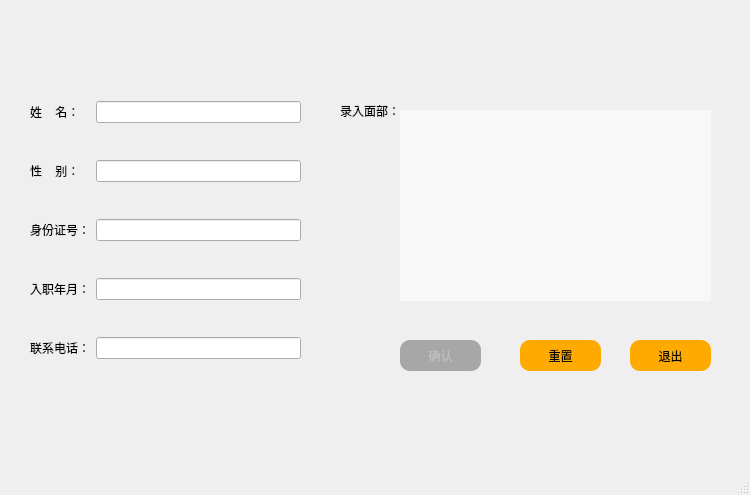
<?xml version="1.0" encoding="UTF-8"?>
<ui version="4.0">
 <class>MainWindow</class>
 <widget class="QMainWindow" name="MainWindow">
  <property name="enabled">
   <bool>true</bool>
  </property>
  <property name="geometry">
   <rect>
    <x>0</x>
    <y>0</y>
    <width>750</width>
    <height>495</height>
   </rect>
  </property>
  <property name="minimumSize">
   <size>
    <width>750</width>
    <height>495</height>
   </size>
  </property>
  <property name="maximumSize">
   <size>
    <width>750</width>
    <height>495</height>
   </size>
  </property>
  <property name="windowTitle">
   <string>MainWindow</string>
  </property>
  <property name="styleSheet">
   <string notr="true">
QWidget#centralwidget{
     border-image: url(:/register/images/regisder_background.jpg);

}</string>
  </property>
  <widget class="QWidget" name="centralwidget">
   <property name="minimumSize">
    <size>
     <width>750</width>
     <height>495</height>
    </size>
   </property>
   <property name="maximumSize">
    <size>
     <width>750</width>
     <height>495</height>
    </size>
   </property>
   <widget class="QLabel" name="lrlb">
    <property name="geometry">
     <rect>
      <x>340</x>
      <y>100</y>
      <width>71</width>
      <height>21</height>
     </rect>
    </property>
    <property name="text">
     <string>录入面部：</string>
    </property>
   </widget>
   <widget class="QPushButton" name="qr">
    <property name="enabled">
     <bool>false</bool>
    </property>
    <property name="geometry">
     <rect>
      <x>400</x>
      <y>340</y>
      <width>81</width>
      <height>31</height>
     </rect>
    </property>
    <property name="styleSheet">
     <string notr="true">QPushButton {
      background-color: rgb(255, 170, 0);
	  border-radius:10px;

}
QPushButton:disabled{
      background-color: rgb(167, 167, 167);


}
QPushButton:hover {
      background-color:rgb(255, 255, 0);

}
QPushButton:pressed {
      background-color:rgb(214, 71, 0);

}</string>
    </property>
    <property name="text">
     <string>确认</string>
    </property>
    <property name="autoDefault">
     <bool>false</bool>
    </property>
    <property name="default">
     <bool>false</bool>
    </property>
   </widget>
   <widget class="QPushButton" name="chongzhi">
    <property name="geometry">
     <rect>
      <x>520</x>
      <y>340</y>
      <width>81</width>
      <height>31</height>
     </rect>
    </property>
    <property name="styleSheet">
     <string notr="true">QPushButton {
      background-color: rgb(255, 170, 0);
      border-radius:10px;

}
QPushButton:hover {
      background-color:rgb(255, 255, 0);

}
QPushButton:pressed {
      background-color:rgb(214, 71, 0);

}</string>
    </property>
    <property name="text">
     <string>重置</string>
    </property>
   </widget>
   <widget class="QPushButton" name="tc">
    <property name="enabled">
     <bool>true</bool>
    </property>
    <property name="geometry">
     <rect>
      <x>630</x>
      <y>340</y>
      <width>81</width>
      <height>31</height>
     </rect>
    </property>
    <property name="styleSheet">
     <string notr="true">QPushButton {
      background-color: rgb(255, 170, 0);
      border-radius:10px;

}
QPushButton:hover {
      background-color:rgb(255, 255, 0);

}
QPushButton:pressed {
      background-color:rgb(214, 71, 0);

}</string>
    </property>
    <property name="text">
     <string>退出</string>
    </property>
   </widget>
   <widget class="QWidget" name="layoutWidget">
    <property name="geometry">
     <rect>
      <x>30</x>
      <y>70</y>
      <width>271</width>
      <height>321</height>
     </rect>
    </property>
    <layout class="QGridLayout" name="gridLayout">
     <item row="0" column="0">
      <widget class="QLabel" name="xingming">
       <property name="text">
        <string>姓    名：</string>
       </property>
      </widget>
     </item>
     <item row="0" column="1">
      <widget class="QLineEdit" name="xm">
       <property name="clearButtonEnabled">
        <bool>false</bool>
       </property>
      </widget>
     </item>
     <item row="1" column="0">
      <widget class="QLabel" name="xingbie">
       <property name="text">
        <string>性    别：</string>
       </property>
      </widget>
     </item>
     <item row="1" column="1">
      <widget class="QLineEdit" name="xb">
       <property name="clearButtonEnabled">
        <bool>false</bool>
       </property>
      </widget>
     </item>
     <item row="2" column="0">
      <widget class="QLabel" name="shenfen">
       <property name="text">
        <string>身份证号：</string>
       </property>
      </widget>
     </item>
     <item row="2" column="1">
      <widget class="QLineEdit" name="sfzh">
       <property name="clearButtonEnabled">
        <bool>false</bool>
       </property>
      </widget>
     </item>
     <item row="3" column="0">
      <widget class="QLabel" name="rzny">
       <property name="text">
        <string>入职年月：</string>
       </property>
      </widget>
     </item>
     <item row="3" column="1">
      <widget class="QLineEdit" name="rzny_1">
       <property name="clearButtonEnabled">
        <bool>false</bool>
       </property>
      </widget>
     </item>
     <item row="4" column="0">
      <widget class="QLabel" name="lxdh">
       <property name="text">
        <string>联系电话：</string>
       </property>
      </widget>
     </item>
     <item row="4" column="1">
      <widget class="QLineEdit" name="lxdh_1">
       <property name="clearButtonEnabled">
        <bool>false</bool>
       </property>
      </widget>
     </item>
    </layout>
   </widget>
   <widget class="QLabel" name="lrmb">
    <property name="geometry">
     <rect>
      <x>400</x>
      <y>110</y>
      <width>311</width>
      <height>191</height>
     </rect>
    </property>
    <property name="styleSheet">
     <string notr="true">background-color: rgb(248, 248, 248);</string>
    </property>
    <property name="text">
     <string/>
    </property>
   </widget>
  </widget>
  <widget class="QMenuBar" name="menubar">
   <property name="geometry">
    <rect>
     <x>0</x>
     <y>0</y>
     <width>750</width>
     <height>23</height>
    </rect>
   </property>
  </widget>
  <widget class="QStatusBar" name="statusbar"/>
 </widget>
 <resources>
  <include location="../images.qrc"/>
 </resources>
 <connections>
  <connection>
   <sender>chongzhi</sender>
   <signal>clicked()</signal>
   <receiver>MainWindow</receiver>
   <slot>reset()</slot>
   <hints>
    <hint type="sourcelabel">
     <x>560</x>
     <y>375</y>
    </hint>
    <hint type="destinationlabel">
     <x>560</x>
     <y>494</y>
    </hint>
   </hints>
  </connection>
  <connection>
   <sender>qr</sender>
   <signal>clicked()</signal>
   <receiver>MainWindow</receiver>
   <slot>queren()</slot>
   <hints>
    <hint type="sourcelabel">
     <x>445</x>
     <y>383</y>
    </hint>
    <hint type="destinationlabel">
     <x>450</x>
     <y>485</y>
    </hint>
   </hints>
  </connection>
  <connection>
   <sender>xm</sender>
   <signal>textChanged(QString)</signal>
   <receiver>MainWindow</receiver>
   <slot>enableregisder()</slot>
   <hints>
    <hint type="sourcelabel">
     <x>113</x>
     <y>130</y>
    </hint>
    <hint type="destinationlabel">
     <x>-15</x>
     <y>91</y>
    </hint>
   </hints>
  </connection>
  <connection>
   <sender>xb</sender>
   <signal>textChanged(QString)</signal>
   <receiver>MainWindow</receiver>
   <slot>enableregisder()</slot>
   <hints>
    <hint type="sourcelabel">
     <x>135</x>
     <y>190</y>
    </hint>
    <hint type="destinationlabel">
     <x>-26</x>
     <y>165</y>
    </hint>
   </hints>
  </connection>
  <connection>
   <sender>sfzh</sender>
   <signal>textChanged(QString)</signal>
   <receiver>MainWindow</receiver>
   <slot>enableregisder()</slot>
   <hints>
    <hint type="sourcelabel">
     <x>195</x>
     <y>245</y>
    </hint>
    <hint type="destinationlabel">
     <x>-10</x>
     <y>218</y>
    </hint>
   </hints>
  </connection>
  <connection>
   <sender>lxdh_1</sender>
   <signal>textChanged(QString)</signal>
   <receiver>MainWindow</receiver>
   <slot>enableregisder()</slot>
   <hints>
    <hint type="sourcelabel">
     <x>137</x>
     <y>365</y>
    </hint>
    <hint type="destinationlabel">
     <x>-26</x>
     <y>331</y>
    </hint>
   </hints>
  </connection>
  <connection>
   <sender>rzny_1</sender>
   <signal>textChanged(QString)</signal>
   <receiver>MainWindow</receiver>
   <slot>enableregisder()</slot>
   <hints>
    <hint type="sourcelabel">
     <x>160</x>
     <y>311</y>
    </hint>
    <hint type="destinationlabel">
     <x>-7</x>
     <y>278</y>
    </hint>
   </hints>
  </connection>
  <connection>
   <sender>tc</sender>
   <signal>clicked()</signal>
   <receiver>MainWindow</receiver>
   <slot>close()</slot>
   <hints>
    <hint type="sourcelabel">
     <x>664</x>
     <y>374</y>
    </hint>
    <hint type="destinationlabel">
     <x>658</x>
     <y>503</y>
    </hint>
   </hints>
  </connection>
 </connections>
 <slots>
  <slot>tuichu()</slot>
  <slot>reset()</slot>
  <slot>queren()</slot>
  <slot>enableregisder()</slot>
 </slots>
</ui>
